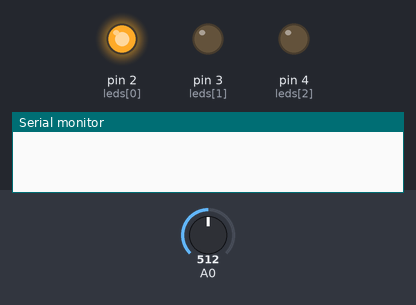
This sketch was run on a simulated Arduino Uno, built with avr-gcc and run on an emulated ATmega328P. Parts: output pins drawn as LEDs (lit = HIGH), the last lines printed to the serial monitor. Inputs (shaded band) come from the test bench; at power-on: A0 = 512.

Above: at 0.07 s.
At 1.07 s:
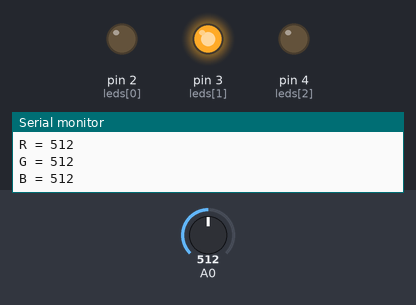
At 1.95 s:
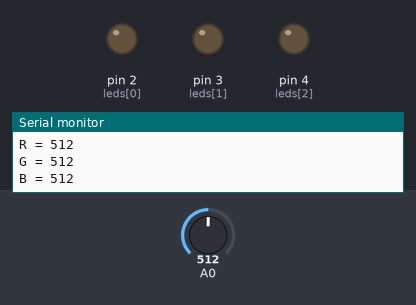
At 2.83 s:
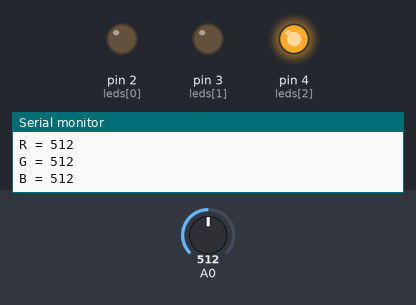
Timing chart, 0 to 3.1 s (numbered marks = the images above):
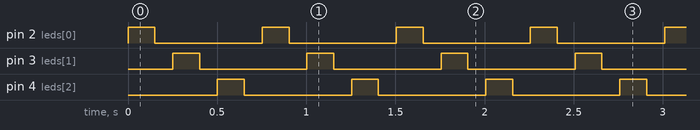

The sketch:

DETECTOR_DE_CORES.ino
```cpp
// Define colour sensor LED pins
int leds[] = {2,3,4};

//vetor que sera salvo os valores das cores da leitura
float cores[] = {0,0,0};

//variavel para salvar o valor obtido da leitura do LDR
int valor_cor;


void setup(){

  //Configura os pinos utilizados pelos leds como saida
  pinMode(leds[0],OUTPUT);//Vermelho
  pinMode(leds[1],OUTPUT);//Verde
  pinMode(leds[2],OUTPUT);//Azul

  //Configura a serial para trabalhar com um baud rate de 9600
  Serial.begin(9600);

}

void loop(){

    leituraRGB();
    imprimeRGB();
}

void leituraRGB(){
  for(int i = 0;i<=2;i++){
     digitalWrite(leds[i],HIGH);//Acende a cor que sera realizada a leitura
     delay(100);

     getCores(5);                  //realiza n leituras simultaneas e pega a media do valor
     cores[i] = valor_cor;         //salva o valor obtido no vetor

     digitalWrite(leds[i],LOW);//Apaga a cor que sera realizada a leitura
     delay(100);
  }
}
void getCores(int count){
  int reading;
  int total=0;

  for(int i = 0;i < count;i++){
     reading = analogRead(0);
     total = reading + total;
     delay(10);
  }

  //calcula o valor medio das leituras realizadas
  valor_cor = (total)/count;
}

//imprime no terminal qual o valor detectado de cada cor
void imprimeRGB(){
  Serial.print("R = ");
  Serial.println(int(cores[0]));
  Serial.print("G = ");
  Serial.println(int(cores[1]));
  Serial.print("B = ");
  Serial.println(int(cores[2]));
}
```

Measured:
- by itself, pin 2 (leds[0]), pin 3 (leds[1]), pin 4 (leds[2]): alternates HIGH for 0.15 s and LOW for 0.60 s
